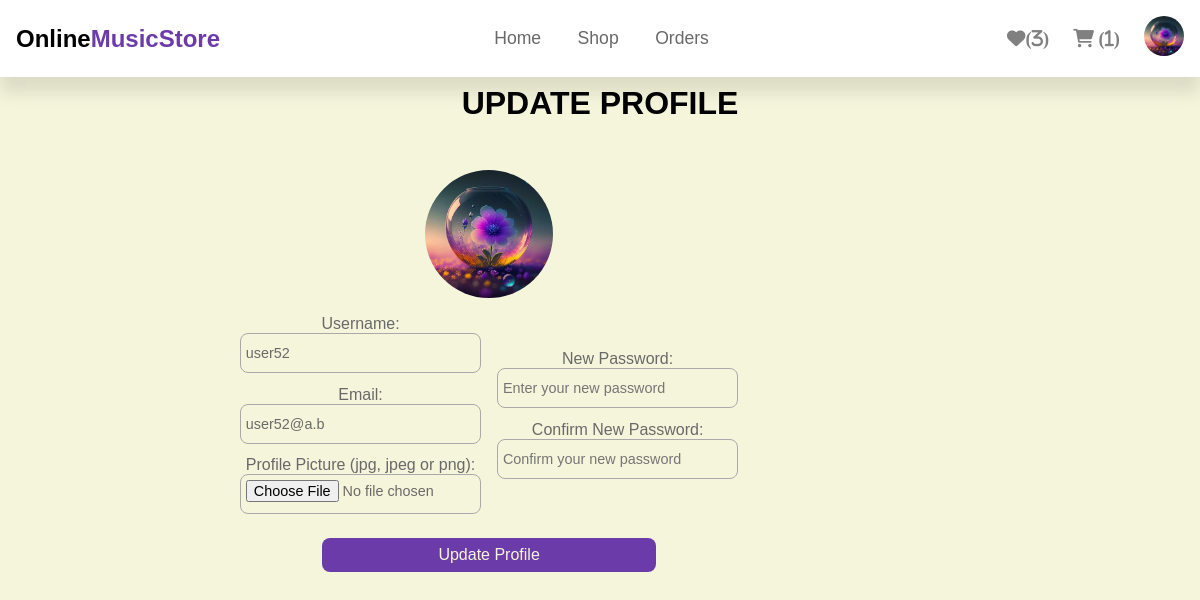
/php/user-update-profile.php (signed in), run on the app's committed database.
### tables this page shows
CREATE TABLE `users` (
  `id` int(11) NOT NULL,
  `username` varchar(100) NOT NULL,
  `email` varchar(100) NOT NULL,
  `password` varchar(500) NOT NULL,
  `profile_picture` varchar(300) NOT NULL,
  `user_type` varchar(10) NOT NULL DEFAULT 'user'
);

### php/user-update-profile.php (the view, shortened to what this page needs)
<?php
    $user_id = $_SESSION['user_id'];
?>
<!DOCTYPE html>
<html>
    <head>
        <link rel="stylesheet" href="https://cdnjs.cloudflare.com/ajax/libs/font-awesome/6.0.0-beta3/css/all.min.css">
        <link rel="stylesheet" href="../css/styles.css">
    </head>
    <body>
        <?php include 'header-logged-in.php';?>
        <h1 class="title">Update Profile</h1>
        <section class="update-profile">
            <form id="update-form" enctype="multipart/form-data">
                <?php
                    $select = "SELECT * FROM users WHERE id = ?";
                    $select_stmt = mysqli_prepare($conn, $select);
                    mysqli_stmt_bind_param($select_stmt, 'i', $user_id);
                    mysqli_stmt_execute($select_stmt);
                    $res = mysqli_stmt_get_result($select_stmt);
                    $user = mysqli_fetch_assoc($res);
                ?>
                <img src="../pictures/<?php echo $user['profile_picture']; ?>" alt="">
                <div class="input-box-container">
                    <div class="input-box">
                        <label for="username">Username:</label>
                        <input type="text" name="username" class="box" id="username" placeholder="Update username" value="<?php echo $user['username']; ?>">
                        <label for="email">Email:</label>
                        <input type="text" name="email" class="box" id="email" placeholder="Enter your email" value="<?php echo $user['email']; ?>">
                        <label for="ppicture">Profile Picture (jpg, jpeg or png):</label>
                        <input type="file" name="ppicture" id="ppicture" class="box">
                    </div>
                    <div class="input-box">
                        <label for="new_password">New Password:</label>
                        <input type="password" name="new_password" class="box" id="new_password" placeholder="Enter your new password">
                        <label for="new_password_confirm">Confirm New Password:</label>
                        <input type="password" name="new_password_confirm" class="box" id="new_password_confirm" placeholder="Confirm your new password">
                    </div>
                </div>
                <input type="submit" value="Update Profile" id="submit" name="submit" class="btn">
            </form>
        </section>
    </body>
</html>

### php/header-logged-in.php (shortened to what this page needs)
<?php
    if($user_id != 53){
        $select = "SELECT * FROM wishlist WHERE user_id = ?";
        $select_stmt = mysqli_prepare($conn, $select);
        mysqli_stmt_bind_param($select_stmt, 'i', $user_id);
        mysqli_stmt_execute($select_stmt);
        $res = mysqli_stmt_get_result($select_stmt);
        $favorites_count = mysqli_num_rows($res);
    }
?>
<header class="header">
    <div class="flex">
        <a href="http://localhost/OnlineMusicStore/php/home-page.php" class="logo">Online<span>MusicStore</span></a>
        <nav class="navbar">
            <a href="home-page.php">Home</a>
            <a href="http://localhost/OnlineMusicStore/php/shop-page.php">Shop</a>
            <a href="#">Orders</a>
        </nav>
        <div class="icons">
            <?php
                if($user_id != 53){
                    echo '<a href="http://localhost/OnlineMusicStore/php/favorites-page.php" class="fa-solid fa-heart">';
                    if($favorites_count > 0) echo '('.$favorites_count.')';
                    echo '</a>';
                }
            ?>
            <?php
                $select = "SELECT * FROM cart WHERE user_id = ?";
                $select_stmt = mysqli_prepare($conn, $select);
                mysqli_stmt_bind_param($select_stmt, 'i', $user_id);
                mysqli_stmt_execute($select_stmt);
                $res = mysqli_stmt_get_result($select_stmt);
                $cart_count = mysqli_num_rows($res);
            ?>
            <a href="http://localhost/OnlineMusicStore/php/cart-page.php" class="fas fa-shopping-cart">
                <?php
                    if($cart_count > 0) echo '('.$cart_count.')';
                ?>
            </a>
            <div id="user-btn" class="profile-picture">
                <?php
                    if($user_id != 53) {
                        $select = "SELECT * FROM users WHERE id = ?";
                        $select_stmt = mysqli_prepare($conn, $select);
                        mysqli_stmt_bind_param($select_stmt, 'i', $user_id);
                        mysqli_stmt_execute($select_stmt);
                        $res = mysqli_stmt_get_result($select_stmt);
                        $user = mysqli_fetch_assoc($res);
                        echo '<img src="../pictures/'.$user['profile_picture'].'" alt="">
                            </div>
                        </div>
                        <div class="profile">
                        <img src="../pictures/'.$user['profile_picture'].'" alt="">
                        <p>'.$user['username'].'</p>
                        <a href="http://localhost/OnlineMusicStore/php/user-update-profile.php" class="btn">Update profile</a>
                        <a href="logout.php" class="delete-btn">Logout</a>
                        </div>';
                    }
                ?>
    </div>
</header>

### css/styles.css (style rules this page uses)
* { font-family: 'Rubik', sans-serif; margin: 0; padding: 0; box-sizing: border-box; outline: none; border: none; text-decoration: none; color:darkgrey; }
html { overflow-x: hidden; scroll-behavior: smooth; scroll-padding-top: 6.5rem; text-align: center; }
body { background-color:beige; }
section { padding: 3rem 2rem; max-width: 1200px; margin:0 auto; }
.btn, .delete-btn { width: 65%; display: block; margin-top: 1rem; border-radius: 0.5rem; color: beige; font-size: 1rem; padding: 0.5rem 0.5rem; cursor: pointer; justify-self: center; }
.btn { background-color: rgb(108,59,170); }
.title { font-size: 2rem; color:black; margin-top: 0.5rem; text-transform: uppercase; }
.box { width: 100%; height: 2.5rem; font-size: 0.9rem; margin-bottom: 0.5rem; border-radius: 0.5rem; border: 0.1rem solid darkgrey; padding: 0.3rem 0.3rem; color: dimgray; background-color: beige; }
.header { background: white; position: sticky; z-index: 1000; top: 0; left: 0; right: 0; box-shadow: 0 1rem 1rem rgba(0,0,0,.1); }
.header .flex { display: flex; align-items: center; justify-content: space-between; padding: 1rem; margin: 0 auto; position: relative; }
.header .flex .logo { font-size: 1.5rem; font-weight: bold; color: black; }
.header .flex .logo span { font-size: 1.5rem; color: rgb(108,59,170); }
.header .flex .navbar a { margin: 0 1rem; font-size: 1.1rem; color: dimgray; }
.header .flex .icons { display: flex; align-items: center; justify-content: space-between; }
.header .flex .icons > * { cursor: pointer; margin-left: 1.5rem; color: gray; font-size: 1.15rem; }
.header .flex .icons .profile-picture img { border-radius: 50%; height: 2.5rem; width: 2.5rem; object-fit: cover; }
.update-profile, .update-product { max-width: 50rem; display: flex; align-items: center; justify-content: space-between; }
.update-profile form img, .users .box-container .box-subcontainer img { height: 8rem; width: 8rem; border-radius: 50%; object-fit: cover; margin-bottom: 0.5rem; }
.input-box-container { display: flex; align-items: center; justify-content: center; }
.input-box { width: 100%; margin-left: 0.5rem; margin-right: 0.5rem; }
.input-box label { color: dimgray; display: block; margin-top: 0.3rem; }

### data on the page
users: profile_picture (picture), username "user52", email "user52@a.b"

### other printed values
$favorites_count "3"
$cart_count "1"
